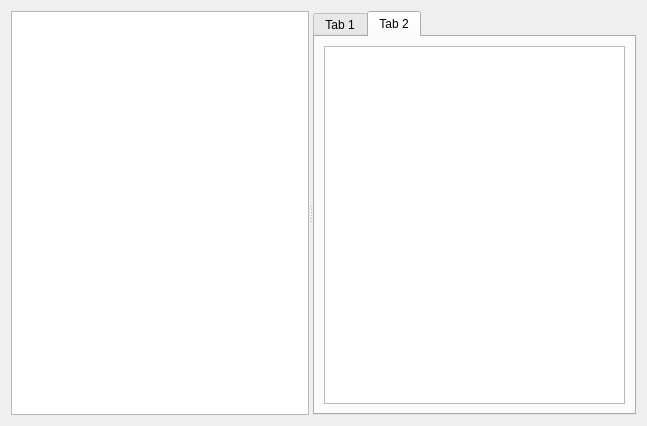
<?xml version="1.0" encoding="UTF-8"?>
<ui version="4.0">
 <class>SimpleHtmlEdit</class>
 <widget class="QWidget" name="SimpleHtmlEdit">
  <property name="geometry">
   <rect>
    <x>0</x>
    <y>0</y>
    <width>647</width>
    <height>426</height>
   </rect>
  </property>
  <property name="windowTitle">
   <string>SimpleHtmlEdit</string>
  </property>
  <layout class="QVBoxLayout" name="verticalLayout_3">
   <item>
    <widget class="QSplitter" name="splitter">
     <property name="orientation">
      <enum>Qt::Horizontal</enum>
     </property>
     <widget class="CodeEdit" name="codeEditSimpleHtml"/>
     <widget class="QTabWidget" name="tabWidget">
      <property name="currentIndex">
       <number>1</number>
      </property>
      <widget class="QWidget" name="tab">
       <attribute name="title">
        <string>Tab 1</string>
       </attribute>
       <layout class="QVBoxLayout" name="verticalLayout">
        <item>
         <widget class="CodeEdit" name="codeEditHtml">
          <property name="readOnly">
           <bool>true</bool>
          </property>
         </widget>
        </item>
       </layout>
      </widget>
      <widget class="QWidget" name="tab_2">
       <attribute name="title">
        <string>Tab 2</string>
       </attribute>
       <layout class="QVBoxLayout" name="verticalLayout_2">
        <item>
         <widget class="QTextBrowser" name="textBrowser"/>
        </item>
       </layout>
      </widget>
     </widget>
    </widget>
   </item>
  </layout>
 </widget>
 <customwidgets>
  <customwidget>
   <class>CodeEdit</class>
   <extends>QTextEdit</extends>
   <header>CodeEdit.h</header>
  </customwidget>
 </customwidgets>
 <resources/>
 <connections/>
</ui>
